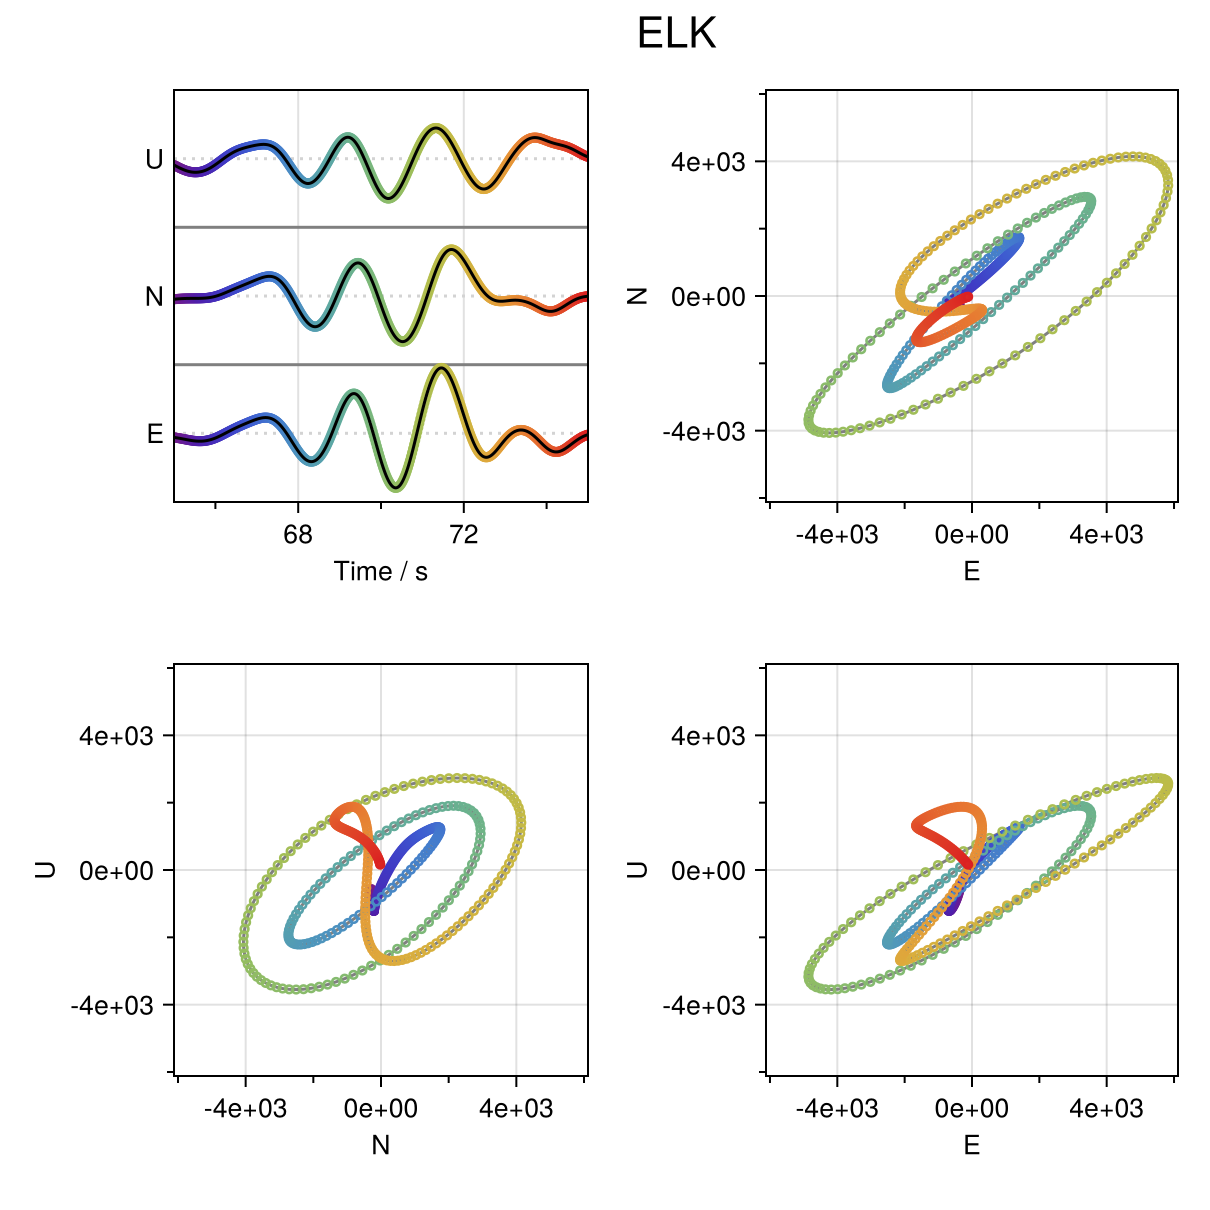

Write the Julia code that produced this figure.
using Seis, CairoMakie

function _line_and_scatter!(ax, x, y; linesargs=(), scatterargs=())
    lines!(ax, x, y; linesargs...)
    scatter!(ax, x, y; scatterargs...)
end

# TODO: Radial and transverse hodograms
"""
    hodograms_3comp(st::AbstractArray{<:AbstractTrace}, t1, t2; color=true)
Generate hodogram plots for three-component seismic data.
- `st`: Seismic trace data (3-component).
- `t1`, `t2`: Time window for the plots.
- `color`: If true, uses color coding for time information in waveforms.
"""
function hodograms_3comp(st::AbstractArray{<:AbstractTrace}, t1, t2; color=true)
    # Unit definitions for plot sizing
    inch = 96
    pt = 4/3
    cm = inch / 2.54

    # Cut seismic traces to specified time window
    stc = cut.(st, t1, t2)

    # Create figure with 2x2 subplot layout
    fig = Figure(size=(16cm, 16cm), fontsize=10pt)

    # Define axes for waveform display and hodogram plots
    ax_wf = Axis(fig[1,1],
        xlabel="Time / s", ylabel="",
        aspect=1,
        xminorticksvisible=true, yminorticksvisible=false,
        xticks = LinearTicks(3),
        yticks=(-1:1, ["E", "N", "U"]),
    )
    hideydecorations!(ax_wf, ticklabels=false)
    hlines!(ax_wf, -1:1, color=:lightgray, linestyle=:dot)
    hlines!(ax_wf, -.5:.5, color=:gray)

    ax_ne = Axis(fig[1,2],
        xlabel="E", ylabel="N",
        aspect=1,
        xminorticksvisible=true, yminorticksvisible=true,
        xtickformat="{:.0e}",
        ytickformat="{:.0e}",
        xticks = LinearTicks(4),
        yticks = LinearTicks(4),
    )
    ax_un = Axis(fig[2,1],
        xlabel="N", ylabel="U",
        aspect=1,
        xminorticksvisible=true, yminorticksvisible=true,
        xtickformat="{:.0e}",
        ytickformat="{:.0e}",
        xticks = LinearTicks(4),
        yticks = LinearTicks(4),
    )
    ax_ue = Axis(fig[2,2],
        xlabel="E", ylabel="U",
        aspect=1,
        xminorticksvisible=true, yminorticksvisible=true,
        xtickformat="{:.0e}",
        ytickformat="{:.0e}",
        xticks = LinearTicks(4),
        yticks = LinearTicks(4),
    )

    # Extract N, E, U components from seismic data
    trn = filter(tr -> occursin("N", tr.sta.cha), stc) |> first  # NS component
    tre = filter(tr -> occursin("E", tr.sta.cha), stc) |> first  # EW component
    tru = filter(tr -> tr!==trn&&tr!==tre, stc) |> first         # UD component

    # Calculate maximum amplitudes for normalization
    max_amp = maximum([
        maximum(abs, trace(tru)),
        maximum(abs, trace(trn)),
        maximum(abs, trace(tre))
    ])*1.05

    # Plot normalized waveforms (U at +1, N at 0, E at -1)
    if color
        # Color-coded time information for waveforms
        c = ColorScheme(get(ColorSchemes.rainbow, range(0.0, 1.0, length=nsamples(tru))))
        for (tr, offset) in zip([tru, trn, tre], [1, 0, -1])
            linesargs = (color=:gray,)
            scatterargs = (color=:transparent,
                markersize=4pt, strokewidth=1pt, strokecolor=c.colors
            )
            # _line_and_scatter!(ax_wf, times(tr), trace(tr)/max_amp/2 .+ offset,
            #     linesargs=linesargs, scatterargs=scatterargs
            # )
            # lines on scatter
            scatter!(ax_wf, times(tr), trace(tr)/max_amp/2 .+ offset,
                color=:transparent, markersize=4pt, strokecolor=c.colors,
                strokewidth=1pt
            )
            lines!(ax_wf, times(tr), trace(tr)/max_amp/2 .+ offset,
                color=:black
            )
        end
    else
        # Monochrome version without color coding
        ax_x_y = zip([ax_wf, ax_wf, ax_wf], [times(tru), times(trn), times(tre)],
            [trace(tru)/max_amp/2 .+ 1, trace(trn)/max_amp/2 .+ 0, trace(tre)/max_amp/2 .- 1])
        for (ax, x, y) in ax_x_y
            lines!(ax, x, y, color=:black)
        end
    end

    # Set time limits for waveform plot
    xlims!(ax_wf, t1, t2)
    ylims!(ax_wf, -1.5, 1.5)

    # Plot hodograms (particle motion plots)
    if color
        # Configure arguments for line and scatter plots
        ax_tr_x_tr_y = [
            (ax_ne, tre, trn),
            (ax_un, trn, tru),
            (ax_ue, tre, tru)
        ]
        for (ax, tr_x, tr_y) in ax_tr_x_tr_y
            c = ColorScheme(get(ColorSchemes.rainbow, range(0.0, 1.0, length=nsamples(tr_x))))
            _line_and_scatter!(ax, trace(tr_x), trace(tr_y);
                linesargs=(color=:gray,),
                scatterargs=(color=:transparent,
                    markersize=4pt, strokewidth=1pt, strokecolor=c.colors
                )
            )
        end
    else
        # Simple black lines for monochrome version
        # ax_x_y = zip([ax_ne, ax_un, ax_ue], [trace(tre), trace(trn), trace(tru)],
        #     [trace(trn), trace(tru), trace(tre)])
        ax_x_y = [
            (ax_ne, trace(tre), trace(trn)),
            (ax_un, trace(trn), trace(tru)),
            (ax_ue, trace(tre), trace(tru))
        ]
        for (ax, x, y) in ax_x_y
            lines!(ax, x, y, color=:black)
        end
    end

    # Set symmetric axis limits for hodogram plots
    xlims!.([ax_ne, ax_un, ax_ue], -max_amp, max_amp)
    ylims!.([ax_ne, ax_un, ax_ue], -max_amp, max_amp)

    # Create station identifier for plot title
    id = split(channel_code(st[1]), ".")
    id = filter(x -> !isempty(x), id)
    id = if length(id) == 2
        id[1]
    else
        join(id[1:2], ".")
    end

    # Add title label
    Label(fig[0,1:end], text=id,
        tellwidth=false, tellheight=false, fontsize=16pt
    )

    # Set equal spacing for subplot layout
    for i in 1:2
        rowsize!(fig.layout, i, Relative(.5))
        colsize!(fig.layout, i, Relative(.5))
    end

    return fig
end
